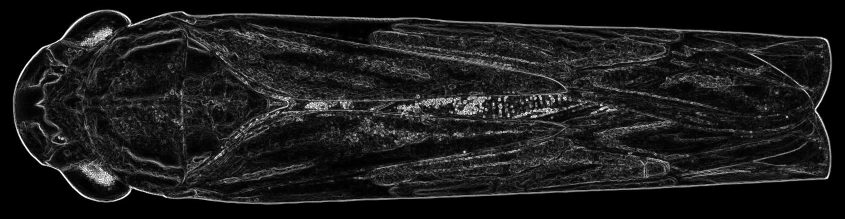
#> input picture Scrapy/img1.png, 1689 x 437 px (shown at 1/2 size)
$ python '多通道直方图计算相似度.py'
#> lines starting #> are read from the running program, lines starting #| are printed output that depends on the picture; long printed decimals are rounded
# coding=utf-8
# coding=utf-8
import cv2
import pymysql


def my_Sql(statement):
    # 连接数据库
    db = pymysql.connect(host='120.78.176.45', port=3306, user='root', passwd='199583ismy', db='insect',
                         charset='utf8')
    # 设置一个游标
    cursor = db.cursor()
    # 执行SQL语句
    cursor.execute(statement)
    # 获得返回结果
    data = cursor.fetchall()
    return str(data)


# 通过得到每个通道的直方图来计算相似度
def classify_hist_with_split(image1, image2, size=(256, 256)):
    # 将图像resize后，分离为三个通道，再计算每个通道的相似值
    image1 = cv2.resize(image1, size)
    image2 = cv2.resize(image2, size)
    sub_image1 = cv2.split(image1)
    sub_image2 = cv2.split(image2)
    sub_data = 0
    for im1, im2 in zip(sub_image1, sub_image2):
        sub_data += calculate(im1, im2)
    sub_data = sub_data / 3
    return sub_data


# 计算单通道的直方图的相似值
def calculate(image1, image2):
    hist1 = cv2.calcHist([image1], [0], None, [256], [0.0, 255.0])
    hist2 = cv2.calcHist([image2], [0], None, [256], [0.0, 255.0])
    # 计算直方图的重合度
    degree = 0
    for i in range(len(hist1)):
        if hist1[i] != hist2[i]:
            degree = degree + (1 - abs(hist1[i] - hist2[i]) / max(hist1[i], hist2[i]))
        else:
            degree = degree + 1
    degree = degree / len(hist1)
    return degree


# [16 lines of commented-out code are left out]


img1 = cv2.imread('img1.png')
#> img1 is the input picture: shape (437, 1689, 3); min 0, max 255, mean 27.3
img2 = cv2.imread('img2.png')
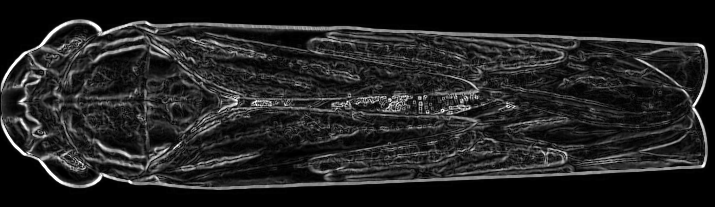
#> input picture Scrapy/img2.png, 715 x 207 px
#> img2 is the input picture: shape (207, 715, 3); min 0, max 255, mean 34.1
degree = classify_hist_with_split(img1, img2)
#> in classify_hist_with_split, `image1 = cv2.resize(image1, size)`:
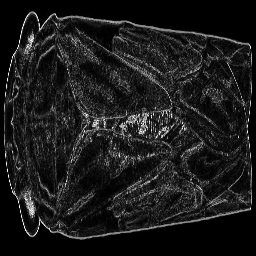
#> image1: shape (256, 256, 3); min 0, max 255, mean 27.3
#> in classify_hist_with_split, `image2 = cv2.resize(image2, size)`:
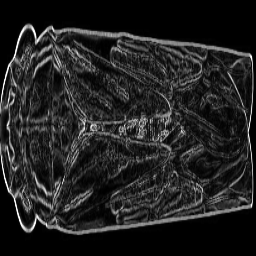
#> image2: shape (256, 256, 3); min 0, max 255, mean 33.9
#> the loop in classify_hist_with_split, `for im1, im2 in zip(sub_image1, sub_image2):` made 3 passes
#> sub_data on passes 1 to 3: [0.681], [1.36], [2.04]
#> in classify_hist_with_split, `sub_data = sub_data / 3`: sub_data = [0.681]
#> degree = [0.681]

print(degree)
#| [0.6808]
